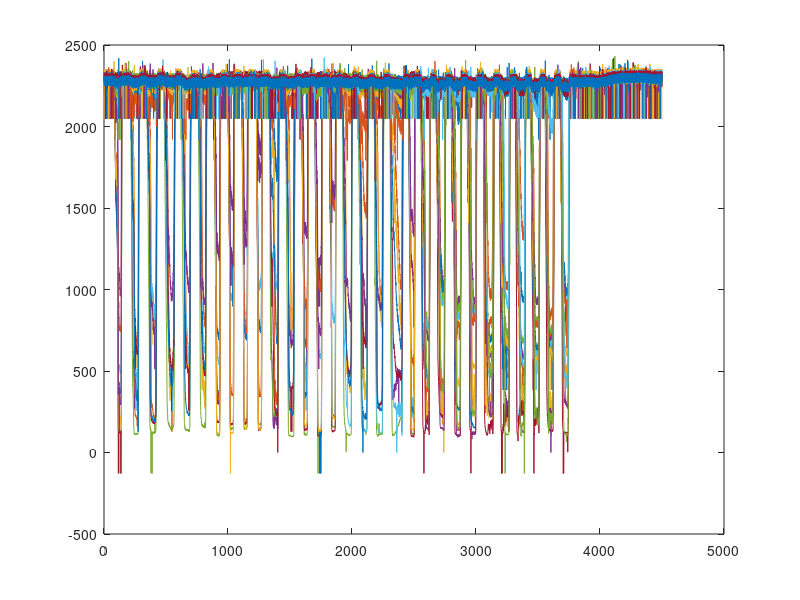

This figure's MATLAB source:
clear all

data = load('raw_12_0_unsync.txt');
alfa = 0.7;

% data_pin = reshape(data,16+1,length(data)/(12+1))';
data_pin = data;
data_pin(:,1) = [];

data_diff = diff(data_pin);

% for m = 1:149
%   
%     if min(data_diff(m,:))<-400
%         index = find(data_diff(m,:) == min(data_diff(m,:)))
%         t = m
%     end
% 
% end

% figure
plot(data_pin)

data_m = data_pin;
data_me = median(data_m);
for a = 1:size(data_m,1)
    for b = 1:16
        if data_m(a,b) > 0.8* data_me(b)
            data_m(a,b) = data_me(b);
        end
    end
end

% m = 1;
% a = 1;
% cnt = 0;

% while 1
%     
%     if ~isempty(find(data_m(a,:)<alfa*median(data_m(a,:))))
%         index1 = find(data_m(a,:) == min(data_m(a,:)));
%         if ~isempty(find(data_m(a+1,:)<alfa*median(data_m(a+1,:))))
%             index2 = find(data_m(a+1,:) == min(data_m(a+1,:)));
%             if index2 < index1
%                 cnt = cnt + 1;
%             elseif index2 > index1
%                 DD(m) = -1;
%                 m = m+1;
%             elseif index2 == index1
%                 DD(m) = 0;
%                 m = m+1;
%             end       
%         end
%         
%         
%     else
%         a = a+1;
%     end
%     
%     if a == size(data_m,1)
%         break;
%     end
%     
%     
% end

% data_m = data_pin;

a = 1;
m = 1;
index = [];
cnt = 0;
cnt_frame = [];
n = 1;

while 1
    
    if ~isempty(find(data_m(a,:) < alfa*median(data_m(a,:))))   % alfa*median(data_m(a,:))
        index(m) = floor(mean(find(data_m(a,:) == min(data_m(a,:)))));
        frame(m) = a;
        m = m + 1;
    else
        
        if ~isempty(index)
            pp = index;
            ppp = frame;
            index = [];
            frame = [];
        end
                    
        
        if m > 10
            cnt = cnt+1;
            
            if sum(diff(pp))<0
                DD(cnt) = 1;
            elseif sum(diff(pp))>0
                DD(cnt) = -1;
                pp
                ppp
            else
                DD(cnt) = 0;
            end
            
            cnt_frame(n) = a;
            n = n+1;
        end
        m = 1;
        
    end    
    
        
    
    if a == size(data_m,1)
        break;
    end
    a = a+1;
    
end
        












